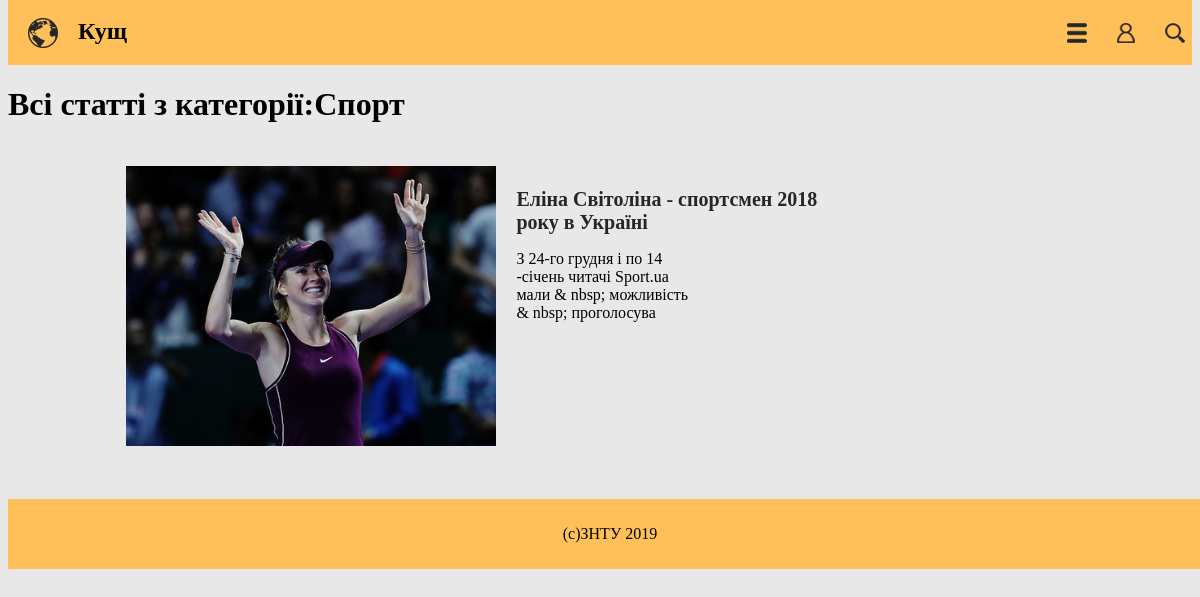
Page /cat_search.php?id=1 on the committed database.
### tables this page shows
CREATE TABLE `Category` (
  `id` int(10) NOT NULL,
  `Category` varchar(255) NOT NULL,
  `Image` varchar(255) NOT NULL
);

CREATE TABLE `Article` (
  `id` int(11) NOT NULL,
  `Name` varchar(511) NOT NULL,
  `Text` text NOT NULL,
  `Date` date NOT NULL,
  `Category_id` int(10) NOT NULL,
  `Views` int(11) NOT NULL DEFAULT '0',
  `Likes` int(11) NOT NULL DEFAULT '0',
  `Image` varchar(255) NOT NULL
);

### includes/headerf.php (the view, shortened to what this page needs)
<!DOCTYPE HTML PUBLIC "-//W3C//DTD HTML 4.01//EN" "http://www.w3.org/TR/html4/strict.dtd">
<html>
<head>
    <link rel="stylesheet" href="/styles/styles.css">
    <div class="mainmenu">
        <a href="index.php" class="logo"><img src="/utility/Logo%20Icon.png"></a>
         <h2> Кущ </h2>
<div class="iconbar">
        <li class="catbutton"> <img src="/utility/Menu%20Icon.png" alt="">
        </li>
        <li class="usbutton"><img src="/utility/Login%20Icon.png" alt="">
        </li>
    <li id="searchbutton"><img src="/utility/Search%20Icon.png" alt=""> </li>
</div>
    </div>
</head>
<body>

### cat_search.php (shortened to what this page needs)
<?php
include "/includes/database.php";
$cat_id=$_GET['id'];
$res = mysqli_query($connect, "SELECT * FROM Article WHERE Article.Category_id=$cat_id");
$page = mysqli_query($connect, "SELECT * FROM Category WHERE Category.id=$cat_id");
 $page_r = mysqli_fetch_assoc($page);
    $page_name=$page_r["Category"];
include "/includes/headerf.php";?>
<h1><?php echo "Всі статті з категорії:".$page_name ?></h1>
<?php
while ( $ar = mysqli_fetch_assoc($res)){
   ?>
    <div class="art-p">
        <br>
        <div class="art-p-img"> <h1>   <a href ='/article.php?id=<?php echo $ar['id'] ?>'> <img src="/images/<?php echo $ar["Image"] ?>" alt=""> </a> </h1> </div> <br>
        <div class="art-p-content">
            <h1> <a href ='/article.php?id=<?php echo $ar['id'] ?>'><?php echo $ar['Name']; ?> </a> </h1>
            <?php $text=strip_tags($ar['Text']);
            echo "<p>".mb_substr($text,0,100,'utf-8')."</p>";?>
        </div>
    </div>
<?
}
include "/includes/footer.php";
?>

### styles/styles.css (style rules this page uses)
body { background-color: #E8E8E8; font-family: "Helwetica Light"; overflow-x: hidden; }
.logo { padding: 20px 20px 0px; }
.mainmenu { display: flex; margin-top: -10px; background-color: #FFC059; vertical-align: middle; padding-right: 10px; }
.mainmenu li { list-style-type: none; cursor: pointer; margin-right: 0px; padding-top: 25px; padding-right: 15px; padding-left: 15px; padding-bottom: 21px; }
.iconbar { position: absolute; display: flex; right: 0%; }
.art-p { display: flex; margin-left: 10%; }
.art-p-content { margin-left: 20px; padding-top: 30px; }
.art-p-content h1 { font-size: 20px; width: 50%; }
.art-p-content a { color: #262626; text-decoration: none; }
.art-p-content p { text-decoration: none; width: 30%; }
.art-p-img img { width: 370px; height: 280px; object-fit: cover; }

### rows in the picture
category: Category "Спорт"
article: Image (picture), Name "Еліна Світоліна - спортсмен 2018 року в Україні", Text "З 24-го грудня і по 14 -січень читачі Sport.ua мали & nbsp; можливість & nbsp; проголосува"
